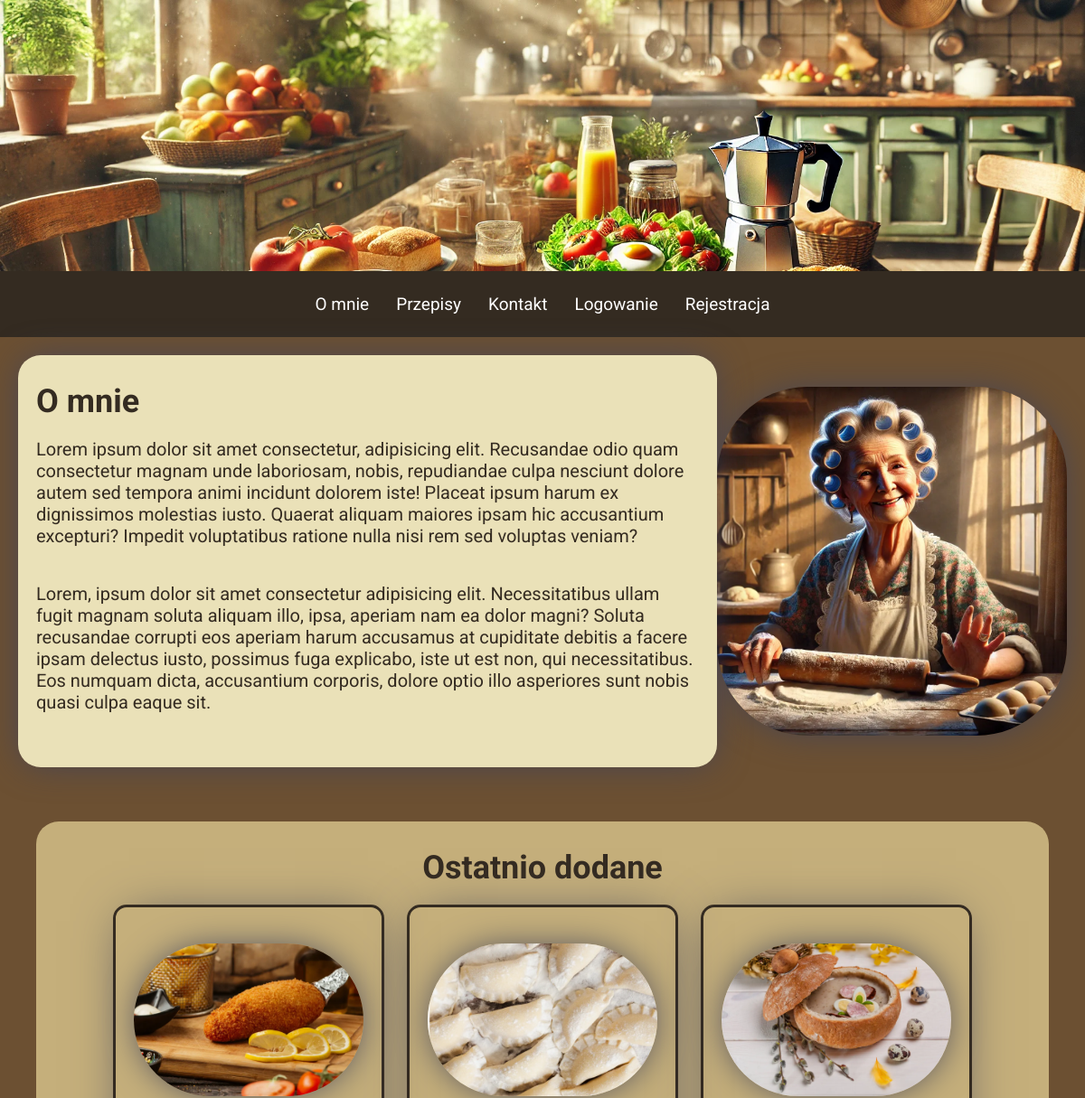
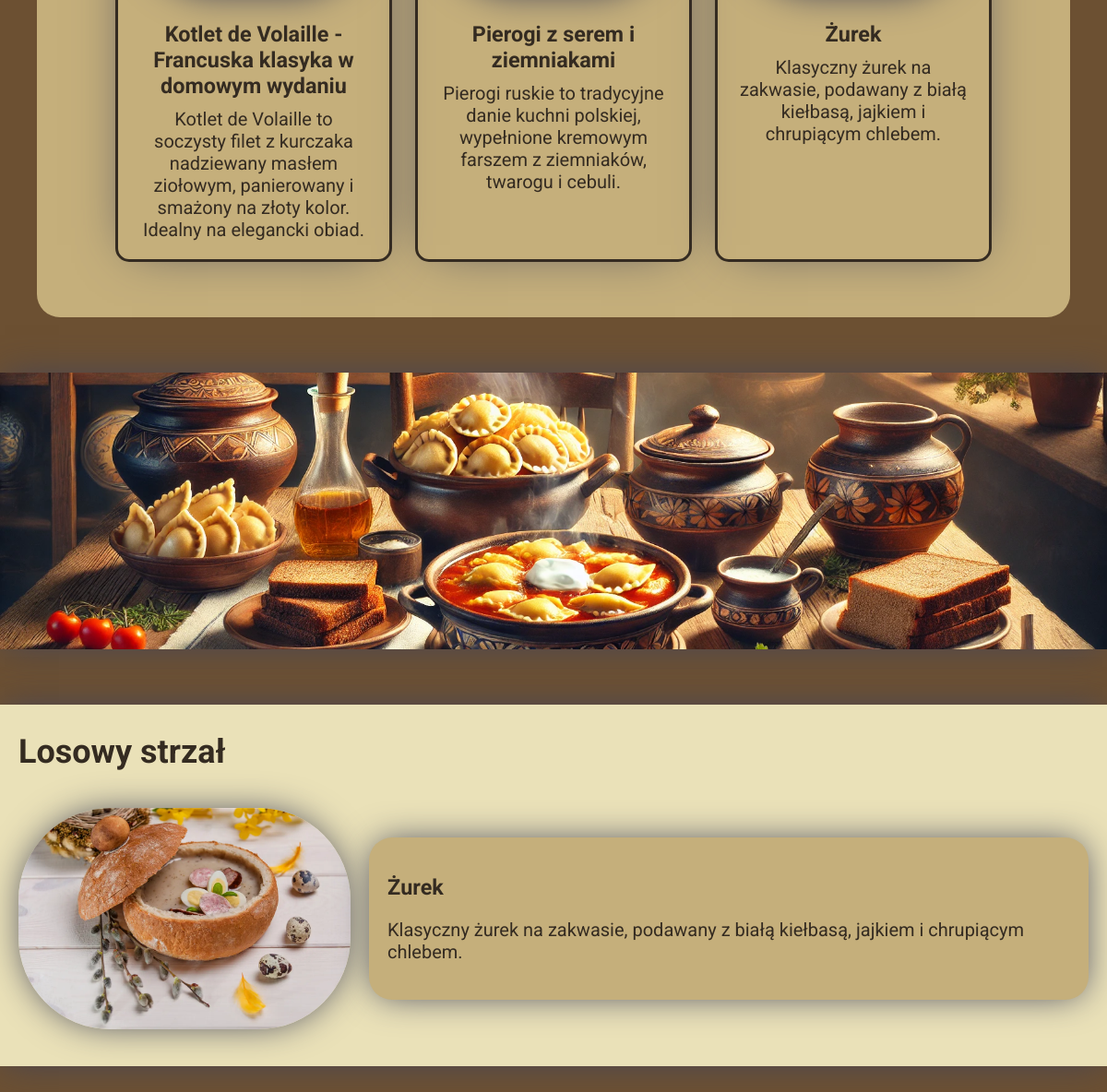
The page / on the database its author committed (2 pictures, top to bottom).
### blog/models.py (models this page shows, shortened)
class PostModel(models.Model):
    title = models.CharField(max_length=150, verbose_name="Tytuł:")
    author = models.ForeignKey(
        CustomUserModel, verbose_name=("Autor:"), on_delete=models.CASCADE)
    slug = models.SlugField(primary_key=True)
    date = models.DateField(auto_now_add=True, verbose_name="Data:")
    excerpt = models.TextField(verbose_name="skrót", validators=[
                               MinLengthValidator, MaxLengthValidator(250)])
    ingredients = models.TextField(
        validators=[MinLengthValidator(5)], verbose_name="Składniki:", null=True)
    prepare = models.TextField(
        validators=[MinLengthValidator(5)], verbose_name="Sposób przygotowania:", null=True)
    image = models.ImageField(upload_to="dishes")
    tags = models.ManyToManyField(TagModel, verbose_name=("Tag:"))
    class Meta:
        verbose_name_plural = "Posty"

### blog/views.py (the view)
# urls.py: path("", views.index, name="main_page"),
def index(request):
    all_posts = PostModel.objects.all()
    recent_posts = all_posts.order_by("-date")[:3]
    random_post = random.choice(all_posts)
    try:
        last_comment = random_post.comments.all().last()
    except:
        last_comment = False
    return render(request, "blog/index.html", {
        "posts": recent_posts,
        "header": "Ostatnio dodane",
        "random_post": random_post,
        "last_comment": last_comment,
    })

### blog/templates/blog/index.html (shortened to what this page needs)
{% extends "base.html" %}
{% load static %}
{% block style %}
    <link rel="stylesheet" href="{% static "blog/index.css" %}">
{% endblock %}
{% block content %}
<section class="about-me">
    <div class="text">
        <h2>O mnie</h2>
        <p>Lorem ipsum dolor sit amet consectetur, adipisicing elit. Recusandae odio quam consectetur magnam unde laboriosam, nobis, repudiandae culpa nesciunt dolore autem sed tempora animi incidunt dolorem iste! Placeat ipsum harum ex dignissimos molestias iusto. Quaerat aliquam maiores ipsam hic accusantium excepturi? Impedit voluptatibus ratione nulla nisi rem sed voluptas veniam?</p>
        <p>Lorem, ipsum dolor sit amet consectetur adipisicing elit. Necessitatibus ullam fugit magnam soluta aliquam illo, ipsa, aperiam nam ea dolor magni? Soluta recusandae corrupti eos aperiam harum accusamus at cupiditate debitis a facere ipsam delectus iusto, possimus fuga explicabo, iste ut est non, qui necessitatibus. Eos numquam dicta, accusantium corporis, dolore optio illo asperiores sunt nobis quasi culpa eaque sit.</p>
    </div>
        <img src="{% static "blog/images/index/about-me.webp" %}" alt="">
</section>
{% include "blog/includes/posts.html" %}
<section class="second-baner"></section>
 <section class="random-post">
    <h2>Losowy strzał</h2>
    <div class="description">
        <img src="{{random_post.image.url}}" alt="{{random_post.title}}">
        <div class="text">
        <h3>{{random_post.title}}</h3>
        <p>{{random_post.excerpt}}</p>
    </div>
    </div>
</section>
{% endblock  %}

### templates/base.html (shortened to what this page needs)
{% load static %}
<!DOCTYPE html>
<html lang="en">
<head>
    <link rel="stylesheet" href="{% static "base.css" %}">
{% block style %}{% endblock  %}
</head>
<body>
    <header>
        <div class="baner"></div>
        <nav class="main-nav">
            <a class="nav-el" href="{% url "main_page" %}"  >O mnie</a>
            <a class="nav-el" href="{% url "all_posts" %}"  >Przepisy</a>
            <a class="nav-el" href="{% url "contact" %}" >Kontakt</a>
            {% if user.is_authenticated  %}
            <form action="{% url "logout" %}" method="POST" >
                {% csrf_token %}
                <input type="hidden" name="next" value={{request.path}}>
                <button class=" nav-el" >Wyloguj</button>
            </form>
            {% else %}
                <a class=" nav-el" href="{% url "login" %}" >Logowanie</a>
            {% endif %}
            <a class=" nav-el" href="{% url "registration" %}" >Rejestracja</a>
        </nav>
    </header>
    {% block content %}{% endblock  %}
</body>
</html>

### blog/templates/blog/includes/posts.html
{% load static %}
<!DOCTYPE html>
<html lang="en">
<head>
   <link rel="stylesheet" href="{% static "blog/includes/posts.css" %}">
</head>
<body>
    <section class="posts-section">
        <h2>{{header}}</h2>
        <div class="posts">
            {% for post in posts  %}
            <a  href="{% url "post" slug=post.slug %}" class="post" >
                <img src="{{ post.image.url }}" alt="{{post.title}}">
                <h3>{{post.title}}</h3>
                <p>{{post.excerpt}} </p>
            </a>
            {% endfor %}
        </div>
    </section>
</body>
</html>

### static/base.css (style rules this page uses)
:root { --primary-color: #EAE1B8; --secondary-color: #C5AF7B; --buttons-color: #9C7D4F; --text-color: #342B21; --second-text-color: #6C5032; --box-shadow: 0px 0px 38px -5px rgba(66, 68, 90, 1); }
* { box-sizing: border-box; margin: 0; padding: 0; font-family: "Roboto", serif; color: var(--text-color); }
body { background-color: var(--second-text-color); }
header .baner { min-height: 250px; background-image: url(images/header_banner.webp); background-size: cover; background-position: 85% 50%; background-repeat: no-repeat; }
header .main-nav { display: flex; justify-content: center; align-items: center; flex-wrap: wrap; gap: 0.25rem; padding: 1rem .5rem; background-color: var(--text-color); color: var(--primary-color); }
.nav-el { color: white; text-decoration: none; position: relative; padding: .25rem; border: none; font-size: .95rem; background-color: transparent; }
.nav-el::after { content: ""; display: block; width: 0; height: 2px; position: absolute; bottom: 0; left: 0; right: 100%; background-color: white; transition: width .3s; }
@media (min-width:400px) { html { font-size: 20px; } }
@media (min-width:700px) { header .baner { min-height: 300px; } }
@media (min-width:700px) { header .main-nav { gap: 1rem; } }

### blog/static/blog/index.css (style rules this page uses)
.about-me { display: grid; grid-template-columns: 1fr; grid-template-rows: 1fr .4fr; margin: 1rem; }
.about-me .text { position: relative; z-index: 1; background-color: var(--primary-color); border-radius: 25px; padding: 1rem; -webkit-box-shadow: var(--box-shadow); -moz-box-shadow: var(--box-shadow); box-shadow: var(--box-shadow); }
.text h2, .random-post h2 { margin: .5rem 0 1rem; font-size: 1.8rem; }
.about-me .text p { margin: 1rem 0; }
.about-me img, .description img { width: 80%; margin: 1rem auto; border-radius: 100px; -webkit-box-shadow: var(--box-shadow); -moz-box-shadow: var(--box-shadow); box-shadow: var(--box-shadow); }
.second-baner { min-height: 250px; background-image: url(images/index/dish_baner.webp); background-size: cover; background-repeat: no-repeat; background-position: center; margin-bottom: 3rem; -webkit-box-shadow: var(--box-shadow); -moz-box-shadow: var(--box-shadow); box-shadow: var(--box-shadow); }
.random-post { padding: 1rem; background-color: var(--primary-color); -webkit-box-shadow: var(--box-shadow); -moz-box-shadow: var(--box-shadow); box-shadow: var(--box-shadow); margin-bottom: 3rem; }
.random-post .description { display: flex; justify-content: center; flex-direction: column; }
.description img { width: 14rem; margin-bottom: 2rem; }
.description .text { padding: 1rem; background-color: var(--secondary-color); color: var(--text-color); border-radius: 25px; -webkit-box-shadow: var(--box-shadow); -moz-box-shadow: var(--box-shadow); box-shadow: var(--box-shadow); }
.text h3 { padding: 1rem 0; }
.text p { padding-bottom: 1rem; }
@media (min-width:400px) { html { font-size: 20px; } }
@media (min-width:725px) { .about-me { display: grid; grid-template-columns: 1fr .5fr; grid-template-rows: 1fr; align-items: center; margin-bottom: 3rem; } }
@media (min-width:725px) { .about-me img, .description img { width: 100%; margin: 1rem 0; } }
@media (min-width:725px) { .second-baner { min-height: 300px; } }
@media (min-width:725px) { .random-post .description { flex-direction: row; align-items: center; gap: 20px; } }
@media (min-width:725px) { .description img { width: 18rem; } }

### rows shown on the page
PostModel: image (picture), title "Kotlet de Volaille - Francuska klasyka w domowym wydaniu", excerpt "Kotlet de Volaille to soczysty filet z kurczaka nadziewany masłem ziołowym, panierowany i smażony na złoty kolor. Idealny na elegancki obiad."
PostModel: image (picture), title "Pierogi z serem i ziemniakami", excerpt "Pierogi ruskie to tradycyjne danie kuchni polskiej, wypełnione kremowym farszem z ziemniaków, twarogu i cebuli."
PostModel: image (picture), title "Żurek", excerpt "Klasyczny żurek na zakwasie, podawany z białą kiełbasą, jajkiem i chrupiącym chlebem."

### other values the page prints
{{ header }} "Ostatnio dodane"
